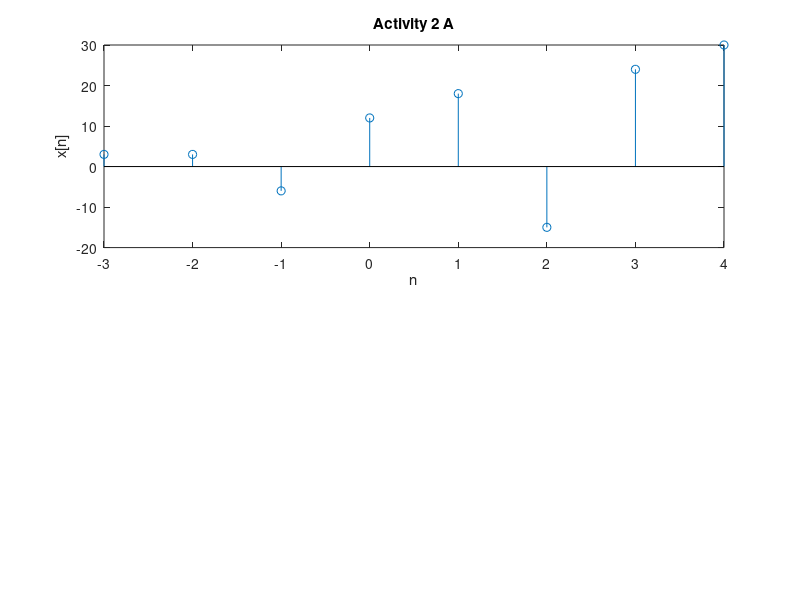

This figure's MATLAB source: (Note: this script raises an error after producing the figure.)
clc;
clear all;
n=-3:4;
x=[1,1,-2,4,6,-5,8,10];
x0=3*x;
subplot(2,1,1);
stem(n,x0);
xlabel('n');
ylabel('x[n]');
title('Activity 2 A');
[x1,m]=sigshift(x,n,2);
y=3*x1;
subplot(2,1,2);
stem(m,y);
xlabel('n');
ylabel('x[n]');
